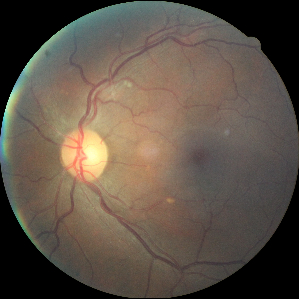
#> input picture sample-images/task-1/train-high-16.jpg, 299 x 299 px, found by its file name
$ jupyter execute --allow-errors functions.ipynb   (shell and % lines are left out)
#> lines starting #> are read from the running program, lines starting #| are printed output that depends on the picture; after the words box and inside, x2 and y2 are one past the last pixel; in counts of white or black regions, pixels touching at a corner belong together
[cell 1]
import cv2
import glob

# import matplotlib
import numpy as np
import matplotlib.pyplot as plt

from PIL import Image
import os

# 1. Quality detection of retinal images

Given a training set of 80 retinal images. 40 of them have been well captured. The other half were captured under poor conditions (insufficient lighting, bad focus, ...) and are not suitable for training a neural network. Using this dataset, a generic function ```out = isSufficientQuality(im)``` is written. Its purpose is to check the quality of any retinal image. This function could be used in the process of data cleaning before training a neural network.

The accuracy check code below uses another set of 20 images (10 of sufficient quality, 10 of insufficient quality) and estimates the accuracy of your approach. The accuracy check set is not provided.

Examples of high and low quality images are found in the previous folders

[cell 2]
# FULL FUNCTION. see below cells for the testing process

# [36 lines left out: function isSufficientQuality, not called in this run]

[cell 3]
# testing
# MODIFY PATHS APPROPRIATELY

path_low = "images/train-low-19.jpg"
path_high = "images/train-high-16.jpg"
img = cv2.imread(path_high)
#> img is the input picture: shape (299, 299, 3); mean B, G, R 72, 83.3, 94.7
size = 40
# make image grayscale
gray_img = cv2.cvtColor(img, cv2.COLOR_BGR2GRAY)
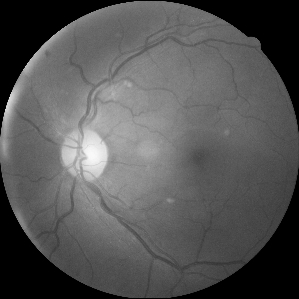
#> gray_img: shape (299, 299); min 0, max 249, mean 85.4

blur_img = cv2.GaussianBlur(gray_img, (41,41), 0) # gaussian blur used to normalise image avoid finding the brightest pixel
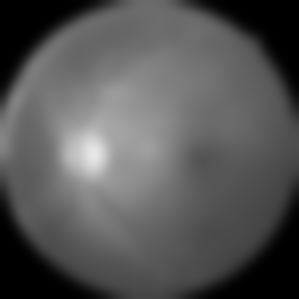
#> blur_img: shape (299, 299); min 0, max 231, mean 85.6

(minVal, maxVal, minLoc, maxLoc) = cv2.minMaxLoc(gray_img) # minMaxLoc to detect the bright spot
#> minVal = 0; maxVal = 249; minLoc = (0, 0); maxLoc = (91, 152)

# to draw a box around and crop the bright pixels (corresponds to optic disc)
cv2.rectangle(img, (maxLoc[0]-size,maxLoc[1]-size), (maxLoc[0]+size, maxLoc[1]+size), (255,0,0), 1)
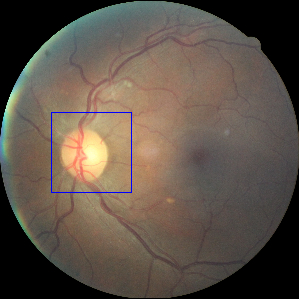
#> img: shape (299, 299, 3); 0.36% of pixels changed, all inside (x1, y1, x2, y2) = (51, 112, 132, 193)
piece_image = img[maxLoc[1]-size:maxLoc[1]+size,maxLoc[0]-size:maxLoc[0]+size]
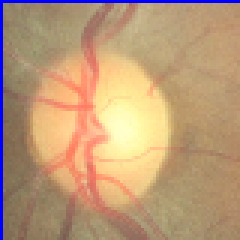
#> piece_image: shape (80, 80, 3) (shown 3 times larger); mean B, G, R 120.2, 154.6, 188.3
RGB_img = cv2.cvtColor(img, cv2.COLOR_BGR2RGB)
plt.imshow(RGB_img)
plt.show()
# cv2.imshow("Robust", img)
# cv2.waitKey(0)

RGB_img = cv2.cvtColor(blur_img, cv2.COLOR_BGR2RGB)
img = Image.fromarray(RGB_img, "RGB")
#img

[cell 4]
RGB_img = cv2.cvtColor(piece_image, cv2.COLOR_BGR2RGB)
#> RGB_img: shape (80, 80, 3)
plt.imshow(RGB_img)
plt.show()

[cell 5]
piece_image.shape
#> Out = (80, 80, 3)

#> (a cell that did not finish here is left out)

[cell 7]
maxLoc
#> Out = (91, 152)

[cell 8]
ROWS = 512
COLS =  512

[cell 9]
path_low = "images/train-low-32.jpg"
path_high = "images/train-high-0.jpg"
img_l = cv2.imread(path_low)
img_h = cv2.imread(path_high)
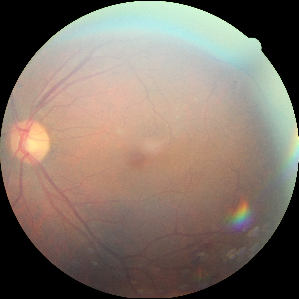
#> input picture sample-images/task-1/train-high-0.jpg, 299 x 299 px, found by its file name
#> img_h is the input picture: shape (299, 299, 3); mean B, G, R 104.7, 115.7, 129.5

[cell 10]
np.average(img_h)
#> Out = 116.6

[cell 11]
# START: testing of all the functions to see how they work. until END
src = cv2.imread(path_high, 1)
tmp = cv2.cvtColor(src, cv2.COLOR_BGR2GRAY)
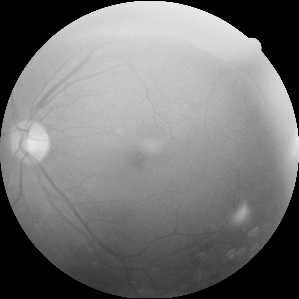
#> tmp: shape (299, 299); min 0, max 246, mean 118.6
_,alpha = cv2.threshold(tmp,0,255,cv2.THRESH_BINARY)
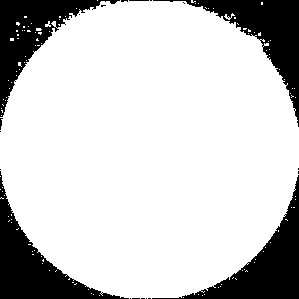
#> alpha: shape (299, 299); 80.1% white; 20 black regions (14 under 20 px), largest, box (x1, y1, x2, y2) and area: (152, 175, 299, 299) 4563, (0, 171, 129, 299) 4541, (153, 0, 299, 127) 4389, (0, 0, 120, 117) 4208, (129, 0, 149, 1) 20, (0, 118, 3, 130) 20
b, g, r = cv2.split(src)
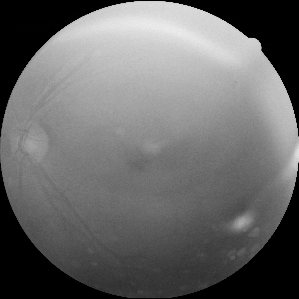
#> b: shape (299, 299); min 0, max 240, mean 104.7
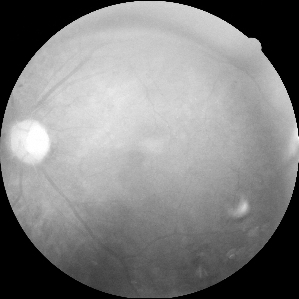
#> r: shape (299, 299); min 0, max 255, mean 129.5
rgba = [b,g,r, alpha]
dst = cv2.merge(rgba,4)
cv2.imwrite("test.png", dst)
#> Out = True

[cell 12]
np.average(img_h)
#> Out = 116.6

#> (a cell that did not finish here is left out)

#> (a cell that did not finish here is left out)

[cell 15]
# function to remove black areas in the image
# [7 lines left out: function remove_black, not called in this run]

[cell 16]
# Accuracy check

errorsCounter = 0

for imFile in glob.glob('test/good/*'):
    im = cv2.imread(imFile)
    if not isSufficientQuality(im):
        errorsCounter +=1

for imFile in glob.glob('test/bad/*'):
    im = cv2.imread(imFile)
    if isSufficientQuality(im):
        errorsCounter +=1

print('Accuracy: ' + str(100 * (1 - errorsCounter/20.)) + '%')

# 2. Cropping

From 20 retinal images of different resolutions and aspect ratios, we write a function ```outImg = cropRetinaImg(inImg)``` that crops a retinal image to a 512x512 image. The width and height of that image should be the diameter of the outer circle of a retinal image. The image shouldn't be distorted, which implies adding border when the circle is cropped in input images. Some images have text and eye symbols in the black area. Those should be removed from the cropped images. Some examples of the images are below:

[cell 17]
## FULL FUNCTION. You can refer to the other cells below to see my testing process

# [38 lines left out: function cropRetinaImg, not called in this run]


# upon testing, note that some images resizing is off its due to the eye not fitting completely into the image
# so the bounding rectangle is not a very clean square and eye image ends up being stretched,
# can be rectified by making sure the larger dimension is resized to 512 and then black padding can be added to make the image 512x512
# to make sure aspect ratio is not affected

[cell 18]
# Demonstration of function: the original image '4.jpg' had
# a lot of black space and some white text. This has been
# removed in the new cropped image as shown

img = cv2.imread("images/4.jpg")
#> (the rest of this cell did not finish here and is left out)

#> (a cell that did not finish here is left out)

[cell 20]
img = cv2.imread("images/4.jpg")
#> (the rest of this cell did not finish here and is left out)

#> (a cell that did not finish here is left out)

[cell 22]
piece_image.shape
#> Out = (80, 80, 3)

[cell 23]
final_image = cv2.resize(piece_image, (512,512))
RGB_img = cv2.cvtColor(final_image, cv2.COLOR_BGR2RGB)
#> RGB_img: shape (512, 512, 3)
plt.imshow(RGB_img)

[cell 24]
final_image.shape
#> Out = (512, 512, 3)

[cell 25]
cv2.namedWindow('imageWindow')
#cv2.imshow('image',image)
wait = True
while wait:
  wait = cv2.waitKey()=='q113'
#> (key Esc is pressed here)
